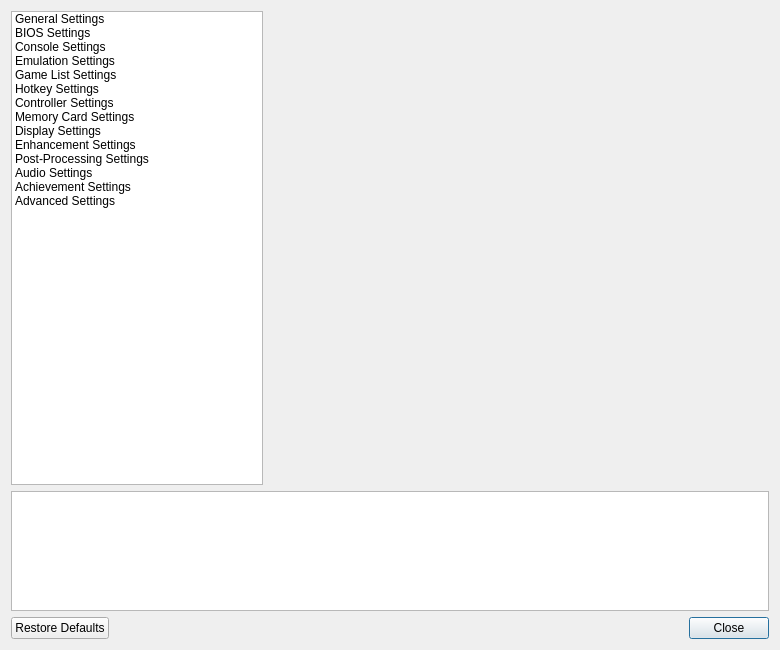
<?xml version="1.0" encoding="UTF-8"?>
<ui version="4.0">
 <class>SettingsDialog</class>
 <widget class="QDialog" name="SettingsDialog">
  <property name="windowModality">
   <enum>Qt::WindowModal</enum>
  </property>
  <property name="geometry">
   <rect>
    <x>0</x>
    <y>0</y>
    <width>780</width>
    <height>650</height>
   </rect>
  </property>
  <property name="sizePolicy">
   <sizepolicy hsizetype="Expanding" vsizetype="Expanding">
    <horstretch>0</horstretch>
    <verstretch>0</verstretch>
   </sizepolicy>
  </property>
  <property name="windowTitle">
   <string>ArcadeDuck Settings</string>
  </property>
  <property name="windowIcon">
   <iconset resource="resources/resources.qrc">
    <normaloff>:/icons/duck.png</normaloff>:/icons/duck.png</iconset>
  </property>
  <layout class="QGridLayout" name="gridLayout">
   <item row="0" column="0">
    <widget class="QListWidget" name="settingsCategory">
     <property name="sizePolicy">
      <sizepolicy hsizetype="Expanding" vsizetype="Expanding">
       <horstretch>0</horstretch>
       <verstretch>0</verstretch>
      </sizepolicy>
     </property>
     <property name="minimumSize">
      <size>
       <width>230</width>
       <height>0</height>
      </size>
     </property>
     <property name="maximumSize">
      <size>
       <width>400</width>
       <height>16777215</height>
      </size>
     </property>
     <property name="iconSize">
      <size>
       <width>32</width>
       <height>32</height>
      </size>
     </property>
     <item>
      <property name="text">
       <string>General Settings</string>
      </property>
      <property name="icon">
       <iconset theme="GeneralSettings"/>
      </property>
     </item>
     <item>
      <property name="text">
       <string>BIOS Settings</string>
      </property>
      <property name="icon">
       <iconset theme="BIOSSettings"/>
      </property>
     </item>
     <item>
      <property name="text">
       <string>Console Settings</string>
      </property>
      <property name="icon">
       <iconset theme="ConsoleSettings"/>
      </property>
     </item>
     <item>
      <property name="text">
       <string>Emulation Settings</string>
      </property>
      <property name="icon">
       <iconset theme="EmulationSettings"/>
      </property>
     </item>
     <item>
      <property name="text">
       <string>Game List Settings</string>
      </property>
      <property name="icon">
       <iconset theme="GamelistSettings"/>
      </property>
     </item>
     <item>
      <property name="text">
       <string>Hotkey Settings</string>
      </property>
      <property name="icon">
       <iconset theme="HotkeySettings"/>
      </property>
     </item>
     <item>
      <property name="text">
       <string>Controller Settings</string>
      </property>
      <property name="icon">
       <iconset theme="ControllerSettings"/>
      </property>
     </item>
     <item>
      <property name="text">
       <string>Memory Card Settings</string>
      </property>
      <property name="icon">
       <iconset theme="MemorycardSettings"/>
      </property>
     </item>
     <item>
      <property name="text">
       <string>Display Settings</string>
      </property>
      <property name="icon">
       <iconset theme="DisplaySettings"/>
      </property>
     </item>
     <item>
      <property name="text">
       <string>Enhancement Settings</string>
      </property>
      <property name="icon">
       <iconset theme="EnhancementSettings"/>
      </property>
     </item>
     <item>
      <property name="text">
       <string>Post-Processing Settings</string>
      </property>
      <property name="icon">
       <iconset theme="PostprocessingSettings"/>
      </property>
     </item>
     <item>
      <property name="text">
       <string>Audio Settings</string>
      </property>
      <property name="icon">
       <iconset theme="AudioSettings"/>
      </property>
     </item>
     <item>
      <property name="text">
       <string>Achievement Settings</string>
      </property>
      <property name="icon">
       <iconset theme="AchievementsSettings"/>
      </property>
     </item>
     <item>
      <property name="text">
       <string>Advanced Settings</string>
      </property>
      <property name="icon">
       <iconset theme="AdvancedSettings"/>
      </property>
     </item>
    </widget>
   </item>
   <item row="0" column="1">
    <widget class="QStackedWidget" name="settingsContainer">
     <property name="minimumSize">
      <size>
       <width>500</width>
       <height>0</height>
      </size>
     </property>
     <property name="currentIndex">
      <number>0</number>
     </property>
     <widget class="QWidget" name="page"/>
     <widget class="QWidget" name="page_2"/>
    </widget>
   </item>
   <item row="1" column="0" colspan="2">
    <widget class="QTextEdit" name="helpText">
     <property name="minimumSize">
      <size>
       <width>0</width>
       <height>120</height>
      </size>
     </property>
     <property name="maximumSize">
      <size>
       <width>16777215</width>
       <height>120</height>
      </size>
     </property>
     <property name="readOnly">
      <bool>true</bool>
     </property>
    </widget>
   </item>
   <item row="2" column="0" colspan="2">
    <layout class="QHBoxLayout" name="horizontalLayout_2">
     <item>
      <widget class="QPushButton" name="restoreDefaultsButton">
       <property name="text">
        <string>Restore Defaults</string>
       </property>
      </widget>
     </item>
     <item>
      <spacer name="horizontalSpacer">
       <property name="orientation">
        <enum>Qt::Horizontal</enum>
       </property>
       <property name="sizeHint" stdset="0">
        <size>
         <width>40</width>
         <height>20</height>
        </size>
       </property>
      </spacer>
     </item>
     <item>
      <widget class="QPushButton" name="closeButton">
       <property name="text">
        <string>Close</string>
       </property>
       <property name="default">
        <bool>true</bool>
       </property>
      </widget>
     </item>
    </layout>
   </item>
  </layout>
 </widget>
 <resources>
  <include location="resources/resources.qrc"/>
 </resources>
 <connections/>
</ui>
